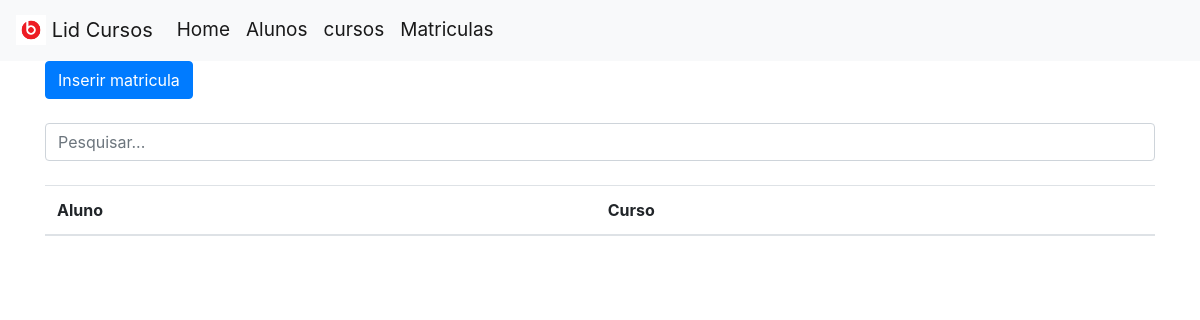
The app's page /index.php?pagina=matriculas, older data.
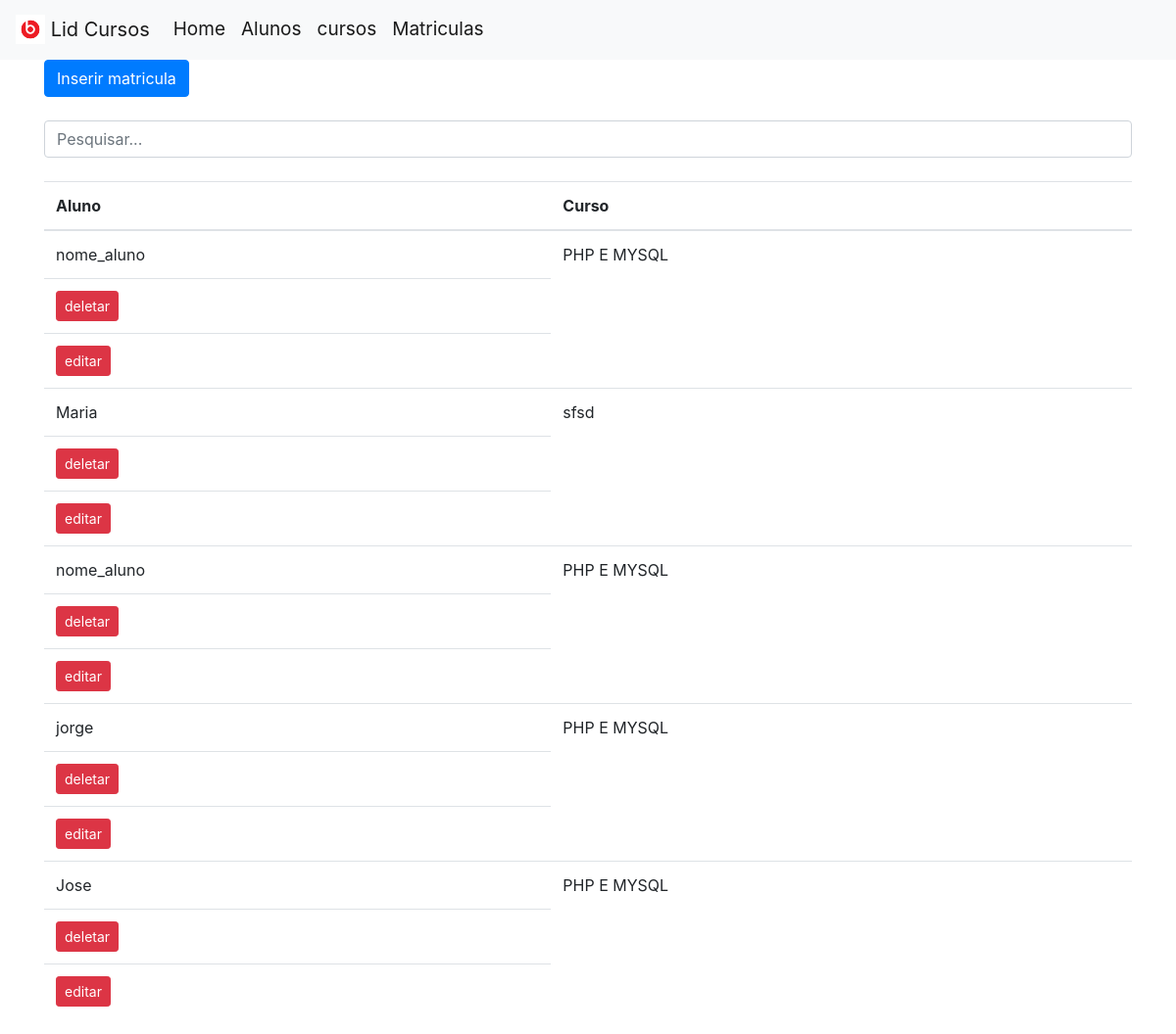
The same page, newer data.
### tables this page shows
CREATE TABLE `alunos_cursos` (
  `id_aluno_curso` int(11) NOT NULL,
  `id_aluno` int(11) NOT NULL,
  `id_curso` int(11) NOT NULL
);

CREATE TABLE `alunos` (
  `id_aluno` int(11) NOT NULL,
  `nome_aluno` varchar(255) NOT NULL,
  `data_nascimento` varchar(255) DEFAULT NULL,
  `email_aluno` varchar(255) NOT NULL
);

CREATE TABLE `cursos` (
  `id_curso` int(11) NOT NULL,
  `nome_curso` varchar(255) NOT NULL,
  `carga_horaria` int(11) NOT NULL,
  `descricao_curso` text NOT NULL
);

### db.php (called while the page is built, shortened)
<?php
$servidor = "localhost";
$usuario = "root";
$senha = "";
$database = "aula_php";
$conectar = mysqli_connect($servidor, $usuario, $senha, $database);
$query="SELECT alunos_cursos.id_aluno_curso, alunos.nome_aluno, cursos.nome_curso
FROM alunos,cursos,alunos_cursos
WHERE alunos_cursos.id_aluno = alunos.id_aluno
AND alunos_cursos.id_curso = cursos.id_curso
 ";
$consulta_matricula = mysqli_query($conectar,$query);

### views/matriculas.php (the view, shortened to what this page needs)
  <div class="container">
    <a href="?pagina=inserir_matricula"><button class="btn btn-primary">Inserir matricula</button></a>
</div>
<div class="container">
  <input class="form-control" type="text" placeholder="Pesquisar..." aria-label="Search" id="myInput">
</div>
<div class="container">
<table class="table table-hover">
  <thead>
    <tr>
      <th scope="col">Aluno</th>
      <th scope="col">Curso</th>
    </tr>
  </thead>
  <tbody id="myTable">
    <?php
    while($linha = mysqli_fetch_array($consulta_matricula)){
      echo '<tr>';
    echo '<td>'.$linha['nome_aluno'].'</td>';
    echo "<td>".$linha['nome_curso'].'</td>
    </tr>';
  ?>
   <td><a href="deleta_matricula.php?id_aluno_curso=<?php echo $linha['id_aluno_curso'];?>"><button class="btn btn-danger btn-sm">deletar</button></a></td></tr>
    <td><a href="edita_matricula.php?id_aluno_curso=<?php echo $linha['id_aluno_curso'];?>"><button class="btn btn-danger btn-sm">editar</button></a></td></tr>
  <?php
  }
  ?>
  </tbody>
</table>
</div>

Row changes from the older to the newer data that the page shows:
now on this page (row unchanged): alunos_cursos: id_aluno.nome_aluno "nome_aluno", id_curso.nome_curso "PHP E MYSQL"
now on this page (row edited): alunos_cursos: id_aluno.nome_aluno "Maria", id_curso.nome_curso "sfsd"
now on this page (row edited): alunos_cursos: id_aluno.nome_aluno "nome_aluno", id_curso.nome_curso "PHP E MYSQL"
now on this page (row edited): alunos_cursos: id_aluno.nome_aluno "jorge", id_curso.nome_curso "PHP E MYSQL"
added alunos_cursos: id_aluno.nome_aluno "Jose", id_curso.nome_curso "PHP E MYSQL"
